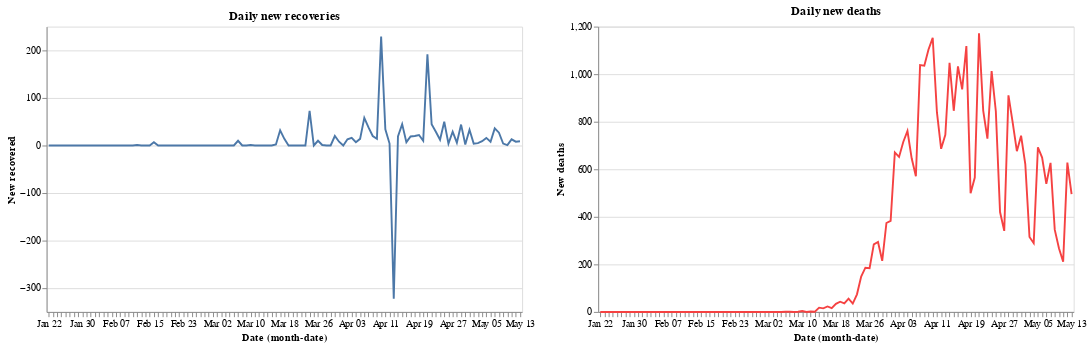

Notebook code for this chart:
### Code cell
red= alt.value("#f54242")
    
base.encode(y='New recovered').properties(title='Daily new recoveries')|base.encode(y='New deaths',color=red).properties(title='Daily new deaths')

### Figure 1 — Vega-Lite specification as saved in the notebook (floating-point values rounded to 4 significant figures)
{"config": {"view": {"continuousWidth": 400, "continuousHeight": 300}}, "hconcat": [{"mark": "line", "encoding": {"x": {"type": "ordinal", "field": "Date", "timeUnit": "monthdate"}, "y": {"type": "quantitative", "field": "New recovered"}}, "title": "Daily new recoveries", "width": 500}, {"mark": "line", "encoding": {"color": {"value": "#f54242"}, "x": {"type": "ordinal", "field": "Date", "timeUnit": "monthdate"}, "y": {"type": "quantitative", "field": "New deaths"}}, "title": "Daily new deaths", "width": 500}], "data": {"name": "data-bc0d1b6417b747579c6e8088a795fe9c"}, "$schema": "https://vega.github.io/schema/vega-lite/v4.8.1.json", "datasets": {"data-bc0d1b6417b747579c6e8088a795fe9c": [{"Unnamed: 0": 176, "Date": "2020-01-22T00:00:00", "Country/Region": "United Kingdom", "Confirmed": 0, "Deaths": 0, "Recovered": 0.0, "Active": 0.0, "New cases": 0, "New deaths": 0, "New recovered": 0}, {"Unnamed: 0": 362, "Date": "2020-01-23T00:00:00", "Country/Region": "United Kingdom", "Confirmed": 0, "Deaths": 0, "Recovered": 0.0, "Active": 0.0, "New cases": 0, "New deaths": 0, "New recovered": 0}, {"Unnamed: 0": 548, "Date": "2020-01-24T00:00:00", "Country/Region": "United Kingdom", "Confirmed": 0, "Deaths": 0, "Recovered": 0.0, "Active": 0.0, "New cases": 0, "New deaths": 0, "New recovered": 0}, {"Unnamed: 0": 734, "Date": "2020-01-25T00:00:00", "Country/Region": "United Kingdom", "Confirmed": 0, "Deaths": 0, "Recovered": 0.0, "Active": 0.0, "New cases": 0, "New deaths": 0, "New recovered": 0}, {"Unnamed: 0": 920, "Date": "2020-01-26T00:00:00", "Country/Region": "United Kingdom", "Confirmed": 0, "Deaths": 0, "Recovered": 0.0, "Active": 0.0, "New cases": 0, "New deaths": 0, "New recovered": 0}, {"Unnamed: 0": 1106, "Date": "2020-01-27T00:00:00", "Country/Region": "United Kingdom", "Confirmed": 0, "Deaths": 0, "Recovered": 0.0, "Active": 0.0, "New cases": 0, "New deaths": 0, "New recovered": 0}, {"Unnamed: 0": 1292, "Date": "2020-01-28T00:00:00", "Country/Region": "United Kingdom", "Confirmed": 0, "Deaths": 0, "Recovered": 0.0, "Active": 0.0, "New cases": 0, "New deaths": 0, "New recovered": 0}, {"Unnamed: 0": 1478, "Date": "2020-01-29T00:00:00", "Country/Region": "United Kingdom", "Confirmed": 0, "Deaths": 0, "Recovered": 0.0, "Active": 0.0, "New cases": 0, "New deaths": 0, "New recovered": 0}, {"Unnamed: 0": 1664, "Date": "2020-01-30T00:00:00", "Country/Region": "United Kingdom", "Confirmed": 0, "Deaths": 0, "Recovered": 0.0, "Active": 0.0, "New cases": 0, "New deaths": 0, "New recovered": 0}, {"Unnamed: 0": 1850, "Date": "2020-01-31T00:00:00", "Country/Region": "United Kingdom", "Confirmed": 2, "Deaths": 0, "Recovered": 0.0, "Active": 2.0, "New cases": 2, "New deaths": 0, "New recovered": 0}, {"Unnamed: 0": 2036, "Date": "2020-02-01T00:00:00", "Country/Region": "United Kingdom", "Confirmed": 2, "Deaths": 0, "Recovered": 0.0, "Active": 2.0, "New cases": 0, "New deaths": 0, "New recovered": 0}, {"Unnamed: 0": 2222, "Date": "2020-02-02T00:00:00", "Country/Region": "United Kingdom", "Confirmed": 2, "Deaths": 0, "Recovered": 0.0, "Active": 2.0, "New cases": 0, "New deaths": 0, "New recovered": 0}, {"Unnamed: 0": 2408, "Date": "2020-02-03T00:00:00", "Country/Region": "United Kingdom", "Confirmed": 2, "Deaths": 0, "Recovered": 0.0, "Active": 2.0, "New cases": 0, "New deaths": 0, "New recovered": 0}, {"Unnamed: 0": 2594, "Date": "2020-02-04T00:00:00", "Country/Region": "United Kingdom", "Confirmed": 2, "Deaths": 0, "Recovered": 0.0, "Active": 2.0, "New cases": 0, "New deaths": 0, "New recovered": 0}, {"Unnamed: 0": 2780, "Date": "2020-02-05T00:00:00", "Country/Region": "United Kingdom", "Confirmed": 2, "Deaths": 0, "Recovered": 0.0, "Active": 2.0, "New cases": 0, "New deaths": 0, "New recovered": 0}, {"Unnamed: 0": 2966, "Date": "2020-02-06T00:00:00", "Country/Region": "United Kingdom", "Confirmed": 2, "Deaths": 0, "Recovered": 0.0, "Active": 2.0, "New cases": 0, "New deaths": 0, "New recovered": 0}, {"Unnamed: 0": 3152, "Date": "2020-02-07T00:00:00", "Country/Region": "United Kingdom", "Confirmed": 3, "Deaths": 0, "Recovered": 0.0, "Active": 3.0, "New cases": 1, "New deaths": 0, "New recovered": 0}, {"Unnamed: 0": 3338, "Date": "2020-02-08T00:00:00", "Country/Region": "United Kingdom", "Confirmed": 3, "Deaths": 0, "Recovered": 0.0, "Active": 3.0, "New cases": 0, "New deaths": 0, "New recovered": 0}, {"Unnamed: 0": 3524, "Date": "2020-02-09T00:00:00", "Country/Region": "United Kingdom", "Confirmed": 3, "Deaths": 0, "Recovered": 0.0, "Active": 3.0, "New cases": 0, "New deaths": 0, "New recovered": 0}, {"Unnamed: 0": 3710, "Date": "2020-02-10T00:00:00", "Country/Region": "United Kingdom", "Confirmed": 8, "Deaths": 0, "Recovered": 0.0, "Active": 8.0, "New cases": 5, "New deaths": 0, "New recovered": 0}, {"Unnamed: 0": 3896, "Date": "2020-02-11T00:00:00", "Country/Region": "United Kingdom", "Confirmed": 8, "Deaths": 0, "Recovered": 0.0, "Active": 8.0, "New cases": 0, "New deaths": 0, "New recovered": 0}, {"Unnamed: 0": 4082, "Date": "2020-02-12T00:00:00", "Country/Region": "United Kingdom", "Confirmed": 9, "Deaths": 0, "Recovered": 1.0, "Active": 8.0, "New cases": 1, "New deaths": 0, "New recovered": 1}, {"Unnamed: 0": 4268, "Date": "2020-02-13T00:00:00", "Country/Region": "United Kingdom", "Confirmed": 9, "Deaths": 0, "Recovered": 1.0, "Active": 8.0, "New cases": 0, "New deaths": 0, "New recovered": 0}, {"Unnamed: 0": 4454, "Date": "2020-02-14T00:00:00", "Country/Region": "United Kingdom", "Confirmed": 9, "Deaths": 0, "Recovered": 1.0, "Active": 8.0, "New cases": 0, "New deaths": 0, "New recovered": 0}, {"Unnamed: 0": 4640, "Date": "2020-02-15T00:00:00", "Country/Region": "United Kingdom", "Confirmed": 9, "Deaths": 0, "Recovered": 1.0, "Active": 8.0, "New cases": 0, "New deaths": 0, "New recovered": 0}, {"Unnamed: 0": 4826, "Date": "2020-02-16T00:00:00", "Country/Region": "United Kingdom", "Confirmed": 9, "Deaths": 0, "Recovered": 8.0, "Active": 1.0, "New cases": 0, "New deaths": 0, "New recovered": 7}, {"Unnamed: 0": 5012, "Date": "2020-02-17T00:00:00", "Country/Region": "United Kingdom", "Confirmed": 9, "Deaths": 0, "Recovered": 8.0, "Active": 1.0, "New cases": 0, "New deaths": 0, "New recovered": 0}, {"Unnamed: 0": 5198, "Date": "2020-02-18T00:00:00", "Country/Region": "United Kingdom", "Confirmed": 9, "Deaths": 0, "Recovered": 8.0, "Active": 1.0, "New cases": 0, "New deaths": 0, "New recovered": 0}, {"Unnamed: 0": 5384, "Date": "2020-02-19T00:00:00", "Country/Region": "United Kingdom", "Confirmed": 9, "Deaths": 0, "Recovered": 8.0, "Active": 1.0, "New cases": 0, "New deaths": 0, "New recovered": 0}, {"Unnamed: 0": 5570, "Date": "2020-02-20T00:00:00", "Country/Region": "United Kingdom", "Confirmed": 9, "Deaths": 0, "Recovered": 8.0, "Active": 1.0, "New cases": 0, "New deaths": 0, "New recovered": 0}, {"Unnamed: 0": 5756, "Date": "2020-02-21T00:00:00", "Country/Region": "United Kingdom", "Confirmed": 9, "Deaths": 0, "Recovered": 8.0, "Active": 1.0, "New cases": 0, "New deaths": 0, "New recovered": 0}, {"Unnamed: 0": 5942, "Date": "2020-02-22T00:00:00", "Country/Region": "United Kingdom", "Confirmed": 9, "Deaths": 0, "Recovered": 8.0, "Active": 1.0, "New cases": 0, "New deaths": 0, "New recovered": 0}, {"Unnamed: 0": 6128, "Date": "2020-02-23T00:00:00", "Country/Region": "United Kingdom", "Confirmed": 9, "Deaths": 0, "Recovered": 8.0, "Active": 1.0, "New cases": 0, "New deaths": 0, "New recovered": 0}, {"Unnamed: 0": 6314, "Date": "2020-02-24T00:00:00", "Country/Region": "United Kingdom", "Confirmed": 13, "Deaths": 0, "Recovered": 8.0, "Active": 5.0, "New cases": 4, "New deaths": 0, "New recovered": 0}, {"Unnamed: 0": 6500, "Date": "2020-02-25T00:00:00", "Country/Region": "United Kingdom", "Confirmed": 13, "Deaths": 0, "Recovered": 8.0, "Active": 5.0, "New cases": 0, "New deaths": 0, "New recovered": 0}, {"Unnamed: 0": 6686, "Date": "2020-02-26T00:00:00", "Country/Region": "United Kingdom", "Confirmed": 13, "Deaths": 0, "Recovered": 8.0, "Active": 5.0, "New cases": 0, "New deaths": 0, "New recovered": 0}, {"Unnamed: 0": 6872, "Date": "2020-02-27T00:00:00", "Country/Region": "United Kingdom", "Confirmed": 15, "Deaths": 0, "Recovered": 8.0, "Active": 7.0, "New cases": 2, "New deaths": 0, "New recovered": 0}, {"Unnamed: 0": 7058, "Date": "2020-02-28T00:00:00", "Country/Region": "United Kingdom", "Confirmed": 20, "Deaths": 0, "Recovered": 8.0, "Active": 12.0, "New cases": 5, "New deaths": 0, "New recovered": 0}, {"Unnamed: 0": 7244, "Date": "2020-02-29T00:00:00", "Country/Region": "United Kingdom", "Confirmed": 23, "Deaths": 0, "Recovered": 8.0, "Active": 15.0, "New cases": 3, "New deaths": 0, "New recovered": 0}, {"Unnamed: 0": 7430, "Date": "2020-03-01T00:00:00", "Country/Region": "United Kingdom", "Confirmed": 36, "Deaths": 0, "Recovered": 8.0, "Active": 28.0, "New cases": 13, "New deaths": 0, "New recovered": 0}, {"Unnamed: 0": 7616, "Date": "2020-03-02T00:00:00", "Country/Region": "United Kingdom", "Confirmed": 40, "Deaths": 0, "Recovered": 8.0, "Active": 32.0, "New cases": 4, "New deaths": 0, "New recovered": 0}, {"Unnamed: 0": 7802, "Date": "2020-03-03T00:00:00", "Country/Region": "United Kingdom", "Confirmed": 51, "Deaths": 0, "Recovered": 8.0, "Active": 43.0, "New cases": 11, "New deaths": 0, "New recovered": 0}, {"Unnamed: 0": 7988, "Date": "2020-03-04T00:00:00", "Country/Region": "United Kingdom", "Confirmed": 86, "Deaths": 0, "Recovered": 8.0, "Active": 78.0, "New cases": 35, "New deaths": 0, "New recovered": 0}, {"Unnamed: 0": 8174, "Date": "2020-03-05T00:00:00", "Country/Region": "United Kingdom", "Confirmed": 116, "Deaths": 0, "Recovered": 8.0, "Active": 108.0, "New cases": 30, "New deaths": 0, "New recovered": 0}, {"Unnamed: 0": 8360, "Date": "2020-03-06T00:00:00", "Country/Region": "United Kingdom", "Confirmed": 164, "Deaths": 1, "Recovered": 8.0, "Active": 155.0, "New cases": 48, "New deaths": 1, "New recovered": 0}, {"Unnamed: 0": 8546, "Date": "2020-03-07T00:00:00", "Country/Region": "United Kingdom", "Confirmed": 207, "Deaths": 2, "Recovered": 18.0, "Active": 187.0, "New cases": 43, "New deaths": 1, "New recovered": 10}, {"Unnamed: 0": 8732, "Date": "2020-03-08T00:00:00", "Country/Region": "United Kingdom", "Confirmed": 274, "Deaths": 2, "Recovered": 18.0, "Active": 254.0, "New cases": 67, "New deaths": 0, "New recovered": 0}, {"Unnamed: 0": 8918, "Date": "2020-03-09T00:00:00", "Country/Region": "United Kingdom", "Confirmed": 322, "Deaths": 3, "Recovered": 18.0, "Active": 301.0, "New cases": 48, "New deaths": 1, "New recovered": 0}, {"Unnamed: 0": 9104, "Date": "2020-03-10T00:00:00", "Country/Region": "United Kingdom", "Confirmed": 384, "Deaths": 7, "Recovered": 19.0, "Active": 358.0, "New cases": 62, "New deaths": 4, "New recovered": 1}, {"Unnamed: 0": 9290, "Date": "2020-03-11T00:00:00", "Country/Region": "United Kingdom", "Confirmed": 459, "Deaths": 7, "Recovered": 19.0, "Active": 433.0, "New cases": 75, "New deaths": 0, "New recovered": 0}, {"Unnamed: 0": 9476, "Date": "2020-03-12T00:00:00", "Country/Region": "United Kingdom", "Confirmed": 459, "Deaths": 9, "Recovered": 19.0, "Active": 431.0, "New cases": 0, "New deaths": 2, "New recovered": 0}, {"Unnamed: 0": 9662, "Date": "2020-03-13T00:00:00", "Country/Region": "United Kingdom", "Confirmed": 802, "Deaths": 10, "Recovered": 19.0, "Active": 773.0, "New cases": 343, "New deaths": 1, "New recovered": 0}, {"Unnamed: 0": 9848, "Date": "2020-03-14T00:00:00", "Country/Region": "United Kingdom", "Confirmed": 1144, "Deaths": 28, "Recovered": 19.0, "Active": 1097.0, "New cases": 342, "New deaths": 18, "New recovered": 0}, {"Unnamed: 0": 10034, "Date": "2020-03-15T00:00:00", "Country/Region": "United Kingdom", "Confirmed": 1145, "Deaths": 43, "Recovered": 19.0, "Active": 1083.0, "New cases": 1, "New deaths": 15, "New recovered": 0}, {"Unnamed: 0": 10220, "Date": "2020-03-16T00:00:00", "Country/Region": "United Kingdom", "Confirmed": 1551, "Deaths": 66, "Recovered": 21.0, "Active": 1464.0, "New cases": 406, "New deaths": 23, "New recovered": 2}, {"Unnamed: 0": 10406, "Date": "2020-03-17T00:00:00", "Country/Region": "United Kingdom", "Confirmed": 1960, "Deaths": 82, "Recovered": 53.0, "Active": 1825.0, "New cases": 409, "New deaths": 16, "New recovered": 32}, {"Unnamed: 0": 10592, "Date": "2020-03-18T00:00:00", "Country/Region": "United Kingdom", "Confirmed": 2642, "Deaths": 116, "Recovered": 67.0, "Active": 2459.0, "New cases": 682, "New deaths": 34, "New recovered": 14}, {"Unnamed: 0": 10778, "Date": "2020-03-19T00:00:00", "Country/Region": "United Kingdom", "Confirmed": 2716, "Deaths": 159, "Recovered": 67.0, "Active": 2490.0, "New cases": 74, "New deaths": 43, "New recovered": 0}, {"Unnamed: 0": 10964, "Date": "2020-03-20T00:00:00", "Country/Region": "United Kingdom", "Confirmed": 4014, "Deaths": 195, "Recovered": 67.0, "Active": 3752.0, "New cases": 1298, "New deaths": 36, "New recovered": 0}, {"Unnamed: 0": 11150, "Date": "2020-03-21T00:00:00", "Country/Region": "United Kingdom", "Confirmed": 5067, "Deaths": 251, "Recovered": 67.0, "Active": 4749.0, "New cases": 1053, "New deaths": 56, "New recovered": 0}, {"Unnamed: 0": 11336, "Date": "2020-03-22T00:00:00", "Country/Region": "United Kingdom", "Confirmed": 5745, "Deaths": 286, "Recovered": 67.0, "Active": 5392.0, "New cases": 678, "New deaths": 35, "New recovered": 0}, {"Unnamed: 0": 11522, "Date": "2020-03-23T00:00:00", "Country/Region": "United Kingdom", "Confirmed": 6726, "Deaths": 360, "Recovered": 67.0, "Active": 6299.0, "New cases": 981, "New deaths": 74, "New recovered": 0}, {"Unnamed: 0": 11708, "Date": "2020-03-24T00:00:00", "Country/Region": "United Kingdom", "Confirmed": 8164, "Deaths": 509, "Recovered": 140.0, "Active": 7515.0, "New cases": 1438, "New deaths": 149, "New recovered": 73}, {"Unnamed: 0": 11894, "Date": "2020-03-25T00:00:00", "Country/Region": "United Kingdom", "Confirmed": 9640, "Deaths": 695, "Recovered": 140.0, "Active": 8805.0, "New cases": 1476, "New deaths": 186, "New recovered": 0}, {"Unnamed: 0": 12080, "Date": "2020-03-26T00:00:00", "Country/Region": "United Kingdom", "Confirmed": 11812, "Deaths": 879, "Recovered": 150.0, "Active": 10780.0, "New cases": 2172, "New deaths": 184, "New recovered": 10}, {"Unnamed: 0": 12266, "Date": "2020-03-27T00:00:00", "Country/Region": "United Kingdom", "Confirmed": 14745, "Deaths": 1163, "Recovered": 151.0, "Active": 13430.0, "New cases": 2933, "New deaths": 284, "New recovered": 1}, {"Unnamed: 0": 12452, "Date": "2020-03-28T00:00:00", "Country/Region": "United Kingdom", "Confirmed": 17312, "Deaths": 1457, "Recovered": 151.0, "Active": 15700.0, "New cases": 2567, "New deaths": 294, "New recovered": 0}, {"Unnamed: 0": 12638, "Date": "2020-03-29T00:00:00", "Country/Region": "United Kingdom", "Confirmed": 19780, "Deaths": 1672, "Recovered": 151.0, "Active": 17960.0, "New cases": 2468, "New deaths": 215, "New recovered": 0}, {"Unnamed: 0": 12824, "Date": "2020-03-30T00:00:00", "Country/Region": "United Kingdom", "Confirmed": 22453, "Deaths": 2046, "Recovered": 171.0, "Active": 20240.0, "New cases": 2673, "New deaths": 374, "New recovered": 20}, {"Unnamed: 0": 13010, "Date": "2020-03-31T00:00:00", "Country/Region": "United Kingdom", "Confirmed": 25481, "Deaths": 2429, "Recovered": 179.0, "Active": 22870.0, "New cases": 3028, "New deaths": 383, "New recovered": 8}, {"Unnamed: 0": 13196, "Date": "2020-04-01T00:00:00", "Country/Region": "United Kingdom", "Confirmed": 29865, "Deaths": 3100, "Recovered": 179.0, "Active": 26590.0, "New cases": 4384, "New deaths": 671, "New recovered": 0}, {"Unnamed: 0": 13382, "Date": "2020-04-02T00:00:00", "Country/Region": "United Kingdom", "Confirmed": 34173, "Deaths": 3752, "Recovered": 192.0, "Active": 30230.0, "New cases": 4308, "New deaths": 652, "New recovered": 13}, {"Unnamed: 0": 13568, "Date": "2020-04-03T00:00:00", "Country/Region": "United Kingdom", "Confirmed": 38689, "Deaths": 4467, "Recovered": 208.0, "Active": 34010.0, "New cases": 4516, "New deaths": 715, "New recovered": 16}, {"Unnamed: 0": 13754, "Date": "2020-04-04T00:00:00", "Country/Region": "United Kingdom", "Confirmed": 42477, "Deaths": 5228, "Recovered": 215.0, "Active": 37030.0, "New cases": 3788, "New deaths": 761, "New recovered": 7}, {"Unnamed: 0": 13940, "Date": "2020-04-05T00:00:00", "Country/Region": "United Kingdom", "Confirmed": 48436, "Deaths": 5874, "Recovered": 229.0, "Active": 42330.0, "New cases": 5959, "New deaths": 646, "New recovered": 14}, {"Unnamed: 0": 14126, "Date": "2020-04-06T00:00:00", "Country/Region": "United Kingdom", "Confirmed": 52279, "Deaths": 6445, "Recovered": 287.0, "Active": 45550.0, "New cases": 3843, "New deaths": 571, "New recovered": 58}, {"Unnamed: 0": 14312, "Date": "2020-04-07T00:00:00", "Country/Region": "United Kingdom", "Confirmed": 55949, "Deaths": 7483, "Recovered": 325.0, "Active": 48140.0, "New cases": 3670, "New deaths": 1038, "New recovered": 38}, {"Unnamed: 0": 14498, "Date": "2020-04-08T00:00:00", "Country/Region": "United Kingdom", "Confirmed": 61474, "Deaths": 8519, "Recovered": 345.0, "Active": 52610.0, "New cases": 5525, "New deaths": 1036, "New recovered": 20}, {"Unnamed: 0": 14684, "Date": "2020-04-09T00:00:00", "Country/Region": "United Kingdom", "Confirmed": 65872, "Deaths": 9623, "Recovered": 359.0, "Active": 55890.0, "New cases": 4398, "New deaths": 1104, "New recovered": 14}, {"Unnamed: 0": 14870, "Date": "2020-04-10T00:00:00", "Country/Region": "United Kingdom", "Confirmed": 74605, "Deaths": 10776, "Recovered": 588.0, "Active": 63240.0, "New cases": 8733, "New deaths": 1153, "New recovered": 229}, {"Unnamed: 0": 15056, "Date": "2020-04-11T00:00:00", "Country/Region": "United Kingdom", "Confirmed": 79874, "Deaths": 11616, "Recovered": 622.0, "Active": 67640.0, "New cases": 5269, "New deaths": 840, "New recovered": 34}, {"Unnamed: 0": 15242, "Date": "2020-04-12T00:00:00", "Country/Region": "United Kingdom", "Confirmed": 85206, "Deaths": 12302, "Recovered": 626.0, "Active": 72280.0, "New cases": 5332, "New deaths": 686, "New recovered": 4}, {"Unnamed: 0": 15428, "Date": "2020-04-13T00:00:00", "Country/Region": "United Kingdom", "Confirmed": 89570, "Deaths": 13047, "Recovered": 304.0, "Active": 76220.0, "New cases": 4364, "New deaths": 745, "New recovered": -322}, {"Unnamed: 0": 15614, "Date": "2020-04-14T00:00:00", "Country/Region": "United Kingdom", "Confirmed": 94845, "Deaths": 14095, "Recovered": 323.0, "Active": 80430.0, "New cases": 5275, "New deaths": 1048, "New recovered": 19}, {"Unnamed: 0": 15800, "Date": "2020-04-15T00:00:00", "Country/Region": "United Kingdom", "Confirmed": 99483, "Deaths": 14941, "Recovered": 368.0, "Active": 84170.0, "New cases": 4638, "New deaths": 846, "New recovered": 45}, {"Unnamed: 0": 15986, "Date": "2020-04-16T00:00:00", "Country/Region": "United Kingdom", "Confirmed": 104145, "Deaths": 15974, "Recovered": 375.0, "Active": 87800.0, "New cases": 4662, "New deaths": 1033, "New recovered": 7}, {"Unnamed: 0": 16172, "Date": "2020-04-17T00:00:00", "Country/Region": "United Kingdom", "Confirmed": 109769, "Deaths": 16910, "Recovered": 394.0, "Active": 92460.0, "New cases": 5624, "New deaths": 936, "New recovered": 19}, {"Unnamed: 0": 16358, "Date": "2020-04-18T00:00:00", "Country/Region": "United Kingdom", "Confirmed": 115314, "Deaths": 18028, "Recovered": 414.0, "Active": 96870.0, "New cases": 5545, "New deaths": 1118, "New recovered": 20}, {"Unnamed: 0": 16544, "Date": "2020-04-19T00:00:00", "Country/Region": "United Kingdom", "Confirmed": 121172, "Deaths": 18527, "Recovered": 436.0, "Active": 102200.0, "New cases": 5858, "New deaths": 499, "New recovered": 22}, {"Unnamed: 0": 16730, "Date": "2020-04-20T00:00:00", "Country/Region": "United Kingdom", "Confirmed": 125856, "Deaths": 19092, "Recovered": 446.0, "Active": 106300.0, "New cases": 4684, "New deaths": 565, "New recovered": 10}, {"Unnamed: 0": 16916, "Date": "2020-04-21T00:00:00", "Country/Region": "United Kingdom", "Confirmed": 130172, "Deaths": 20264, "Recovered": 638.0, "Active": 109300.0, "New cases": 4316, "New deaths": 1172, "New recovered": 192}, {"Unnamed: 0": 17102, "Date": "2020-04-22T00:00:00", "Country/Region": "United Kingdom", "Confirmed": 134638, "Deaths": 21111, "Recovered": 683.0, "Active": 112800.0, "New cases": 4466, "New deaths": 847, "New recovered": 45}, {"Unnamed: 0": 17288, "Date": "2020-04-23T00:00:00", "Country/Region": "United Kingdom", "Confirmed": 139246, "Deaths": 21840, "Recovered": 712.0, "Active": 116700.0, "New cases": 4608, "New deaths": 729, "New recovered": 29}, {"Unnamed: 0": 17474, "Date": "2020-04-24T00:00:00", "Country/Region": "United Kingdom", "Confirmed": 144640, "Deaths": 22853, "Recovered": 724.0, "Active": 121100.0, "New cases": 5394, "New deaths": 1013, "New recovered": 12}, {"Unnamed: 0": 17660, "Date": "2020-04-25T00:00:00", "Country/Region": "United Kingdom", "Confirmed": 149569, "Deaths": 23697, "Recovered": 774.0, "Active": 125100.0, "New cases": 4929, "New deaths": 844, "New recovered": 50}, {"Unnamed: 0": 17846, "Date": "2020-04-26T00:00:00", "Country/Region": "United Kingdom", "Confirmed": 154037, "Deaths": 24117, "Recovered": 778.0, "Active": 129100.0, "New cases": 4468, "New deaths": 420, "New recovered": 4}, {"Unnamed: 0": 18032, "Date": "2020-04-27T00:00:00", "Country/Region": "United Kingdom", "Confirmed": 158348, "Deaths": 24458, "Recovered": 807.0, "Active": 133100.0, "New cases": 4311, "New deaths": 341, "New recovered": 29}, {"Unnamed: 0": 18218, "Date": "2020-04-28T00:00:00", "Country/Region": "United Kingdom", "Confirmed": 162350, "Deaths": 25369, "Recovered": 813.0, "Active": 136200.0, "New cases": 4002, "New deaths": 911, "New recovered": 6}, {"Unnamed: 0": 18404, "Date": "2020-04-29T00:00:00", "Country/Region": "United Kingdom", "Confirmed": 166441, "Deaths": 26166, "Recovered": 857.0, "Active": 139400.0, "New cases": 4091, "New deaths": 797, "New recovered": 44}, {"Unnamed: 0": 18590, "Date": "2020-04-30T00:00:00", "Country/Region": "United Kingdom", "Confirmed": 172481, "Deaths": 26842, "Recovered": 859.0, "Active": 144800.0, "New cases": 6040, "New deaths": 676, "New recovered": 2}, {"Unnamed: 0": 18776, "Date": "2020-05-01T00:00:00", "Country/Region": "United Kingdom", "Confirmed": 178685, "Deaths": 27583, "Recovered": 892.0, "Active": 150200.0, "New cases": 6204, "New deaths": 741, "New recovered": 33}, {"Unnamed: 0": 18962, "Date": "2020-05-02T00:00:00", "Country/Region": "United Kingdom", "Confirmed": 183500, "Deaths": 28205, "Recovered": 896.0, "Active": 154400.0, "New cases": 4815, "New deaths": 622, "New recovered": 4}, {"Unnamed: 0": 19148, "Date": "2020-05-03T00:00:00", "Country/Region": "United Kingdom", "Confirmed": 187842, "Deaths": 28520, "Recovered": 901.0, "Active": 158400.0, "New cases": 4342, "New deaths": 315, "New recovered": 5}, {"Unnamed: 0": 19334, "Date": "2020-05-04T00:00:00", "Country/Region": "United Kingdom", "Confirmed": 191832, "Deaths": 28809, "Recovered": 910.0, "Active": 162100.0, "New cases": 3990, "New deaths": 289, "New recovered": 9}, {"Unnamed: 0": 19520, "Date": "2020-05-05T00:00:00", "Country/Region": "United Kingdom", "Confirmed": 196243, "Deaths": 29501, "Recovered": 926.0, "Active": 165800.0, "New cases": 4411, "New deaths": 692, "New recovered": 16}, {"Unnamed: 0": 19706, "Date": "2020-05-06T00:00:00", "Country/Region": "United Kingdom", "Confirmed": 202359, "Deaths": 30150, "Recovered": 934.0, "Active": 171300.0, "New cases": 6116, "New deaths": 649, "New recovered": 8}, {"Unnamed: 0": 19892, "Date": "2020-05-07T00:00:00", "Country/Region": "United Kingdom", "Confirmed": 207977, "Deaths": 30689, "Recovered": 970.0, "Active": 176300.0, "New cases": 5618, "New deaths": 539, "New recovered": 36}, {"Unnamed: 0": 20078, "Date": "2020-05-08T00:00:00", "Country/Region": "United Kingdom", "Confirmed": 212629, "Deaths": 31316, "Recovered": 997.0, "Active": 180300.0, "New cases": 4652, "New deaths": 627, "New recovered": 27}, {"Unnamed: 0": 20264, "Date": "2020-05-09T00:00:00", "Country/Region": "United Kingdom", "Confirmed": 216525, "Deaths": 31662, "Recovered": 1001.0, "Active": 183900.0, "New cases": 3896, "New deaths": 346, "New recovered": 4}, {"Unnamed: 0": 20450, "Date": "2020-05-10T00:00:00", "Country/Region": "United Kingdom", "Confirmed": 220449, "Deaths": 31930, "Recovered": 1002.0, "Active": 187500.0, "New cases": 3924, "New deaths": 268, "New recovered": 1}, {"Unnamed: 0": 20636, "Date": "2020-05-11T00:00:00", "Country/Region": "United Kingdom", "Confirmed": 224332, "Deaths": 32141, "Recovered": 1015.0, "Active": 191200.0, "New cases": 3883, "New deaths": 211, "New recovered": 13}, {"Unnamed: 0": 20822, "Date": "2020-05-12T00:00:00", "Country/Region": "United Kingdom", "Confirmed": 227741, "Deaths": 32769, "Recovered": 1023.0, "Active": 193900.0, "New cases": 3409, "New deaths": 628, "New recovered": 8}, {"Unnamed: 0": 21008, "Date": "2020-05-13T00:00:00", "Country/Region": "United Kingdom", "Confirmed": 230985, "Deaths": 33264, "Recovered": 1032.0, "Active": 196700.0, "New cases": 3244, "New deaths": 495, "New recovered": 9}]}}
